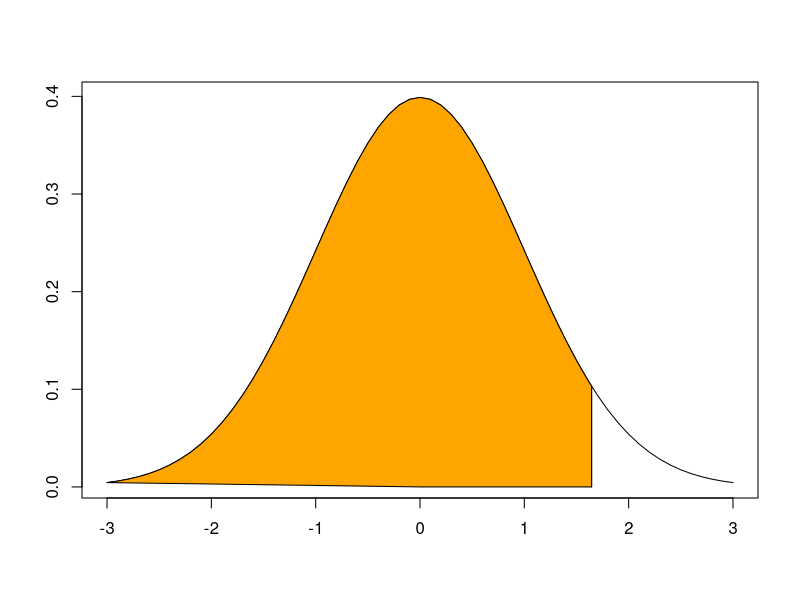

The R source for this figure:
plot(x=seq(-3,3,0.1),y=dnorm(seq(-3,3,0.1)),type="l",xlab="",ylab="")
lines(c(1.645,1.645),c(0,dnorm(1.645)))
polygon(x=c(0,1.645,1.645,seq(1.6,-3,-0.1)),y=c(0,0,dnorm(1.645),dnorm(seq(1.6,-3,-0.1))),col="orange",xlab="",ylab="")